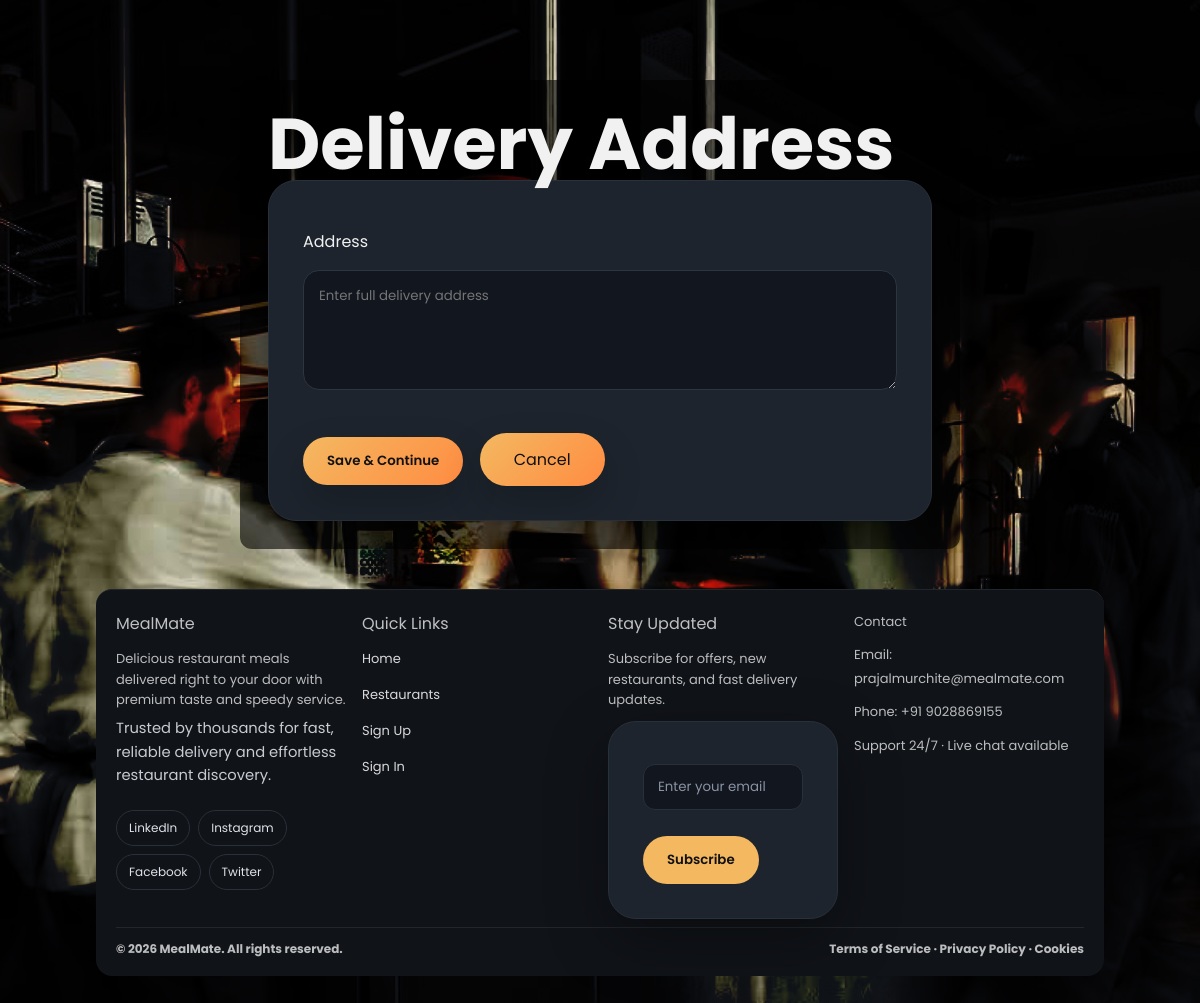
Page /add_address/user1/ on the earlier database version.
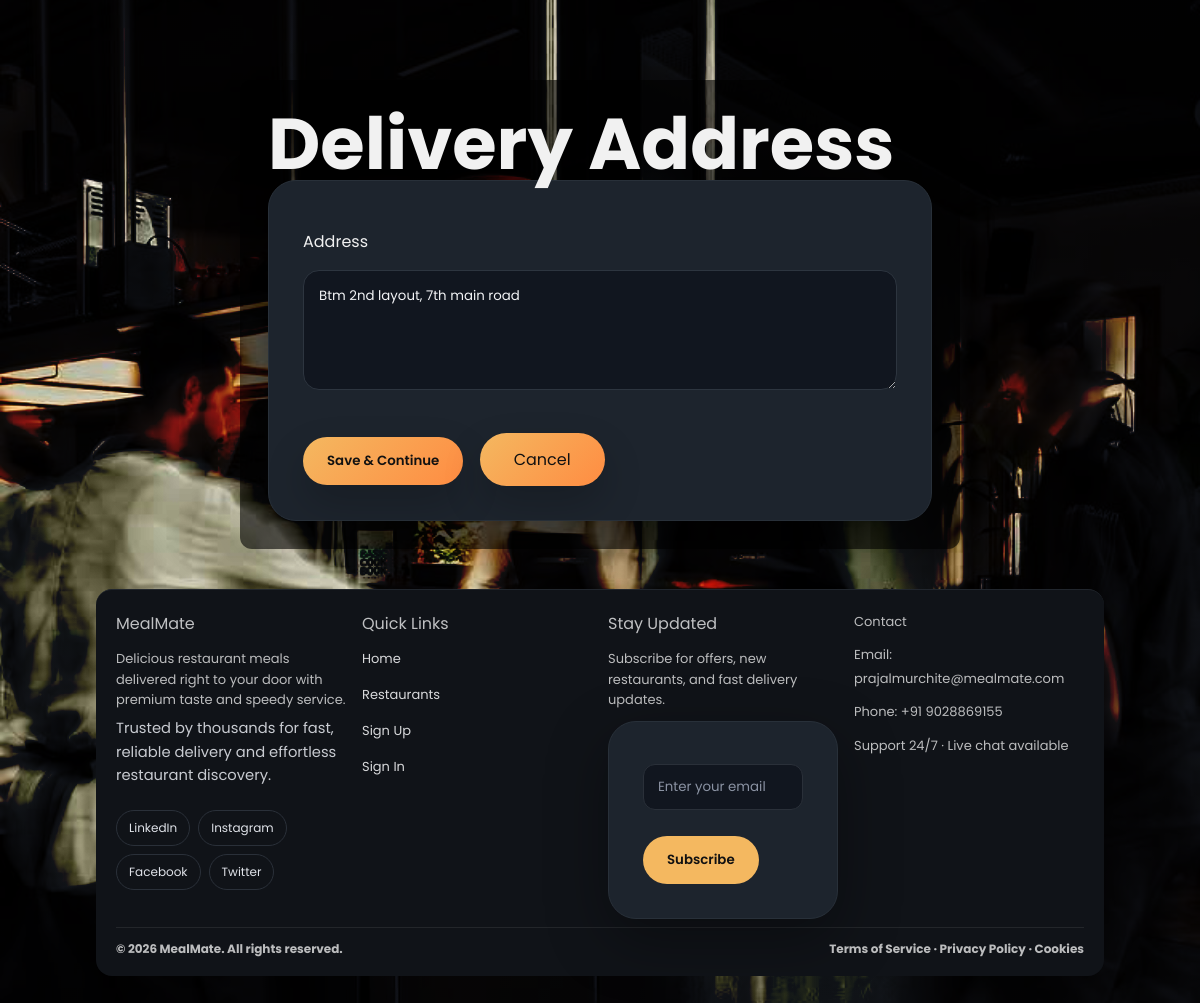
Same page on the later database version.
### delivery/models.py (models this page shows)
class Customer(models.Model):
    username = models.CharField(max_length=100)
    email = models.CharField(max_length=20)
    password = models.CharField(max_length=20)
    address = models.TextField(blank=True, null=True)

### delivery/views.py (the view)
# urls.py: path('add_address/<str:username>/', views.add_address, name='add_address'),
def add_address(request, username):
    customer = get_customer_safe(username)
    if not customer:
        return redirect('open_signin')
    message = ''
    if request.method == 'POST':
        addr = request.POST.get('address', '').strip()
        customer.address = addr
        customer.save()
        return redirect('checkout', username=username)
    return render(request, 'address_form.html', {
        'username': username,
        'customer': customer,
        'message': message,
    })

### delivery/views.py (called while the page is built)
def get_customer_safe(username):
    qs = Customer.objects.filter(username=username)
    customer = qs.first()
    if qs.count() > 1:
        logging.getLogger(__name__).warning('Multiple Customer entries found for username=%s; using first()', username)
    return customer

### delivery/templates/address_form.html (shortened to what this page needs)
<!DOCTYPE html>
<html lang="en">
<head>
    {% load static %}
    <link href="{% static 'style.css' %}" rel="stylesheet">
</head>
<body>
    <div class="address-card">
        <h1>Delivery Address</h1>
        <form method="post" action="">
            <label for="address">Address</label>
            <textarea id="address" name="address" placeholder="Enter full delivery address">{{ customer.address|default_if_none:"" }}</textarea>
            <div style="margin-top:18px">
                <button class="btn" type="submit">Save & Continue</button>
                <a class="btn" href="{% url 'checkout' username %}" style="margin-left:12px;">Cancel</a>
            </div>
        </form>
    </div>
    {% include 'footer.html' %}
</body>
</html>

### delivery/templates/footer.html (shortened to what this page needs)
<footer class="site-footer">
    <div class="footer-inner">
        <div class="footer-brand">
            <p class="footer-title">MealMate</p>
            <p class="footer-text">Delicious restaurant meals delivered right to your door with premium taste and speedy service.</p>
            <p class="footer-note">Trusted by thousands for fast, reliable delivery and effortless restaurant discovery.</p>
            <div class="footer-social">
                <a href="https://www.linkedin.com/in/pratiksha-murchite">LinkedIn</a>
                <a href="#">Instagram</a>
                <a href="#">Facebook</a>
                <a href="#">Twitter</a>
            </div>
        </div>
        <div class="footer-links">
            <p class="footer-heading">Quick Links</p>
            <a href="{% url 'home' %}">Home</a>
            <a href="{% url 'customer_restaurants' username %}">Restaurants</a>
            <a href="{% url 'open_signup' %}">Sign Up</a>
            <a href="{% url 'open_signin' %}">Sign In</a>
        </div>
        <div class="footer-newsletter">
            <p class="footer-heading">Stay Updated</p>
            <p class="footer-text">Subscribe for offers, new restaurants, and fast delivery updates.</p>
            <form action="#" method="post" class="newsletter-form">
                <input type="email" name="email" placeholder="Enter your email" class="newsletter-input" required>
                <button type="submit" class="newsletter-btn">Subscribe</button>
            </form>
        </div>
        <div class="footer-contact">
            <p class="footer-heading">Contact</p>
            <p>Email: prajalmurchite@mealmate.com</p>
            <p>Phone: +91 9028869155</p>
            <p>Support 24/7 · Live chat available</p>
        </div>
    </div>
    <div class="footer-bottom">
        <p class="footer-copy">&copy; 2026 MealMate. All rights reserved.</p>
        <p class="footer-legal">Terms of Service · Privacy Policy · Cookies</p>
    </div>
</footer>

### delivery/static/style.css (style rules this page uses)
* { margin:0; padding:0; box-sizing:border-box; }
:root { --primary:#f4b860; --secondary:#ff8c42; --dark:#0f1013; --light:#f4f1e8; --text:#f1f1f1; --muted:#bfc0c2; --surface:#16181d; --surface-alt:#1f2228; --border:#272b31; --shadow:0 20px 60px rgba(0,0,0,0.35); }
body { font-family:'Poppins',sans-serif; min-height:100vh; color:var(--text); background: linear-gradient(rgba(12,15,23,0.96), rgba(12,15,23,0.96)), url('/static/images/background.jpg') center/cover no-repeat fixed !important; background-color:#0c0f17; background-blend-mode:overlay; padding:40px 8%; }
h1 { font-size:72px; line-height:1; }
p { color:var(--muted); line-height:1.8; }
.btn { display:inline-block; padding:14px 34px; border-radius:50px; text-decoration:none; border:none; color:#111; background:linear-gradient(135deg, var(--primary), var(--secondary)); box-shadow:0 18px 40px rgba(0,0,0,0.2); transition:0.4s ease; white-space:nowrap; }
.site-footer { margin-top:30px; padding:20px 20px 16px; background:#101318; border-top:1px solid #21262d; color:#d3d7de; border-radius: 16px; }
.footer-inner { max-width:1200px; margin:0 auto 8px; display:flex; flex-wrap:wrap; justify-content:space-between; gap:16px; align-items:flex-start; }
.footer-brand, .footer-links, .footer-newsletter, .footer-contact { display:flex; flex-direction:column; gap:10px; min-width:200px; flex:1 1 220px; }
.footer-links a { color:#d8d9db; text-decoration:none; font-size:13px; display:block; margin-bottom:6px; }
.footer-social { display:flex; flex-wrap:wrap; gap:8px; margin-top:12px; }
.footer-social a { display:inline-flex; align-items:center; justify-content:center; padding:8px 12px; border-radius:999px; border:1px solid #2a3039; color:#dfe2e8; text-decoration:none; font-size:12px; transition:0.25s ease; }
.footer-newsletter { display:flex; flex-direction:column; gap:14px; max-width:320px; }
.newsletter-form { display:flex; flex-wrap:wrap; gap:8px; align-items:center; }
.newsletter-input { flex:1 1 170px; min-width:160px; padding:10px 14px; border-radius:999px; border:1px solid #2d353f; background:#11161f; color:#f3f4f6; outline:none; }
.newsletter-input::placeholder { color:#8b93a3; }
.newsletter-btn { padding:10px 18px; border-radius:999px; border:none; background:var(--primary); color:#111; cursor:pointer; transition:0.3s ease; }
.footer-bottom { display:flex; flex-wrap:wrap; justify-content:space-between; gap:12px; margin-top:12px; font-size:13px; color:#99a0b3; }
.footer-copy, .footer-legal { margin:0; }
input, button, textarea, select { font-family: inherit; }
label { display:block; margin-top:14px; color:#d1d3d5; }
input[type="text"], input[type="email"], input[type="password"], textarea { width:100%; padding:12px 14px; margin-top:8px; border-radius:12px; border:1px solid #2a3039; background:#11161f; color:#eef2f7; }
button[type="submit"], button { display:inline-flex; align-items:center; justify-content:center; cursor:pointer; padding:14px 24px; border-radius:50px; border:none; }
.footer-text, .footer-note { color:#c8cbd1; line-height:1.6; }
.footer-note { font-size:0.92rem; margin-top:-4px; }
.footer-copy, .footer-legal { margin:0; color:rgba(255,255,255,0.72); font-size:13px; }
.footer-bottom { margin:0; font-size:14px; font-weight:700; color:#fff; }
.footer-text, .footer-contact p, .footer-copy, .footer-legal { margin:0; color:rgba(255,255,255,0.72); font-size:13px; }
.footer-bottom { display:flex; flex-wrap:wrap; justify-content:space-between; gap:10px; max-width:1200px; margin:0 auto; padding-top:10px; border-top:1px solid rgba(255,255,255,0.08); }
.footer-copy, .footer-legal { font-size:12px; }
form { background:#1d242d; border:1px solid #283039; padding:34px; border-radius:28px; max-width:700px; margin:auto; box-shadow:var(--shadow); }
label { display:block; margin-bottom:8px; color:#d8d9db; }
input, textarea, select { width:100%; padding:15px; margin-bottom:18px; border:1px solid #2d353f; border-radius:16px; background:#11161f; color:#f3f4f6; font-family:'Poppins',sans-serif; }
button, input[type='submit'] { background:linear-gradient(135deg,var(--primary),var(--secondary)); border:none; padding:14px 28px; border-radius:50px; color:black; font-weight:600; cursor:pointer; transition:0.3s ease; }
a { color:var(--primary); }

### delivery/templates/address_form.html (style rules this page uses)
.address-card { max-width:720px;margin:40px auto;padding:28px;background:rgba(0,0,0,0.6);border-radius:12px }
label { color:var(--text); }
textarea { min-height:120px }

Differences in the rows shown:
now on this page (row edited): Customer: address "Btm 2nd layout, 7th main road"
